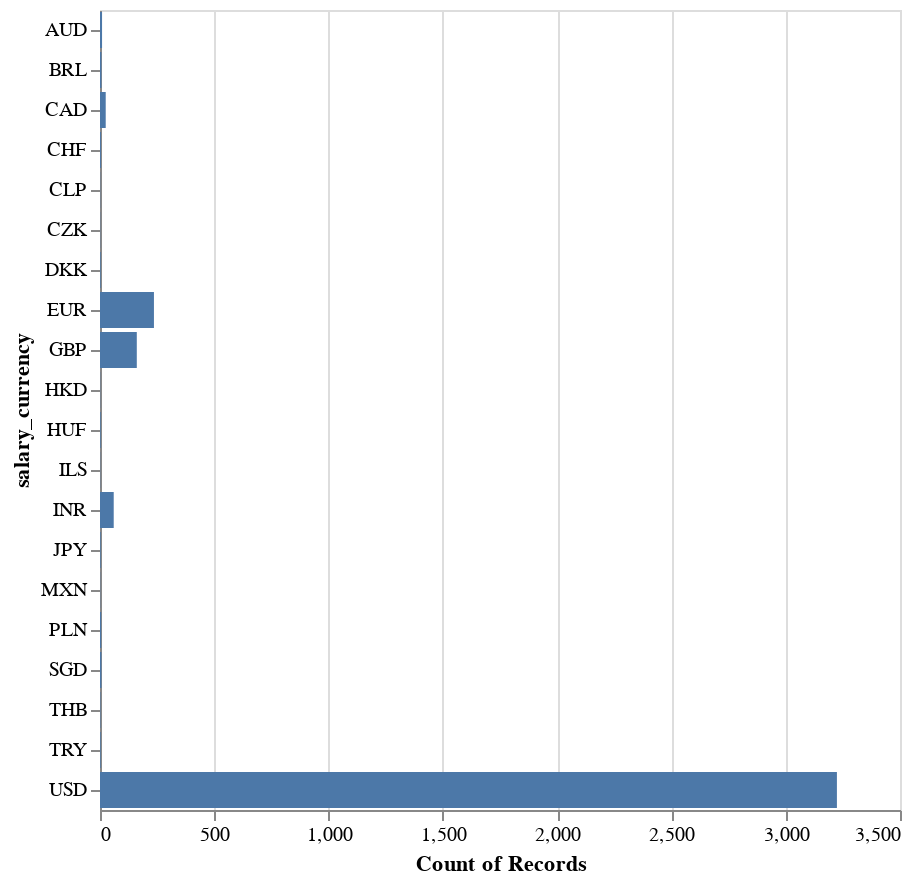

The code cell stored with this chart in its notebook:
### Code cell
alt.Chart(df).mark_bar().encode(
    x='count()',
    y='salary_currency'
)

### Figure 1 — Vega-Lite specification as saved in the notebook (floating-point values rounded to 4 significant figures; data arrays with more than 128 entries replaced by an {"elided": "..."} marker saying what was removed)
{"config": {"view": {"continuousWidth": 400, "continuousHeight": 300}}, "data": {"name": "data-2abd5e3a76b2610869c698a6f5adde06"}, "mark": "bar", "encoding": {"x": {"aggregate": "count", "type": "quantitative"}, "y": {"field": "salary_currency", "type": "nominal"}}, "$schema": "https://vega.github.io/schema/vega-lite/v4.17.0.json", "datasets": {"data-2abd5e3a76b2610869c698a6f5adde06": {"elided": "3755 records"}}}
